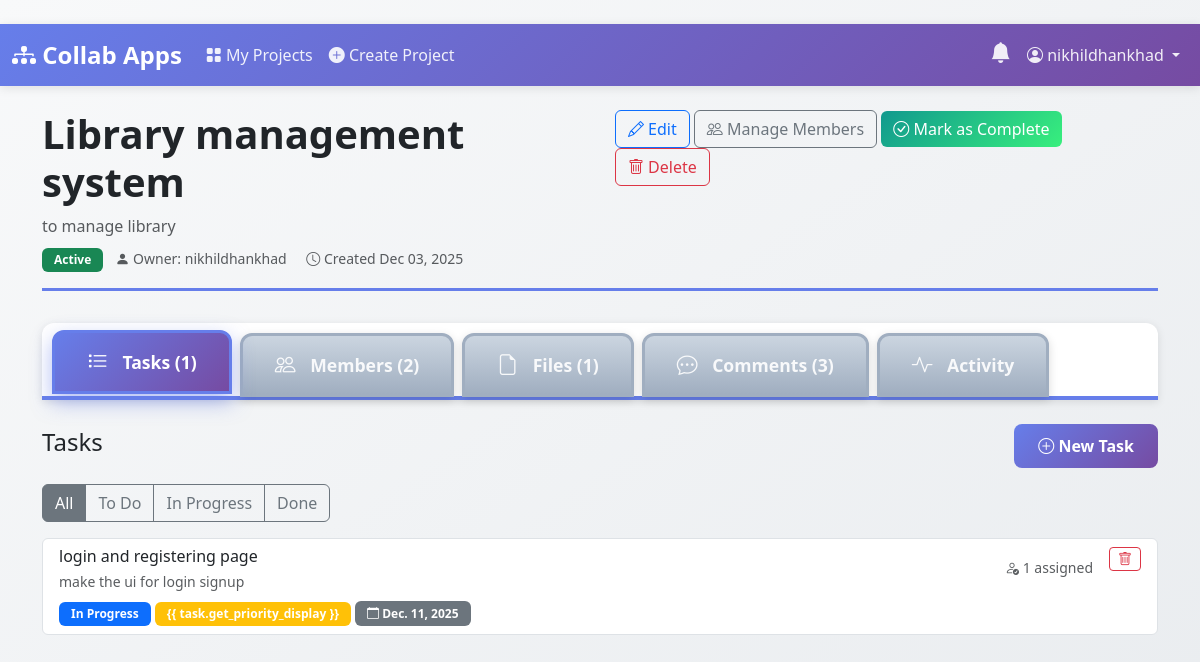
The app's page /projects/1/ (signed in) with its own data.
### projects/models.py (models this page shows, shortened)
class Project(models.Model):
    STATUS_CHOICES = [
        ('active', 'Active'),
        ('archived', 'Archived'),
        ('completed', 'Completed'),
    ]
    name = models.CharField(max_length=200)
    description = models.TextField()
    owner = models.ForeignKey(User, on_delete=models.CASCADE, related_name='owned_projects')
    status = models.CharField(max_length=20, choices=STATUS_CHOICES, default='active')
    created_at = models.DateTimeField(auto_now_add=True)
    updated_at = models.DateTimeField(auto_now=True)
    members = models.ManyToManyField(User, through='ProjectMembership', related_name='projects')
    class Meta:
        ordering = ['-created_at']
    @property
    def is_completed(self):
        return self.status == 'completed'

class Task(models.Model):
    STATUS_CHOICES = [
        ('todo', 'To Do'),
        ('in_progress', 'In Progress'),
        ('done', 'Done'),
    ]
    PRIORITY_CHOICES = [
        ('low', 'Low'),
        ('medium', 'Medium'),
        ('high', 'High'),
    ]
    project = models.ForeignKey(Project, on_delete=models.CASCADE, related_name='tasks')
    title = models.CharField(max_length=200)
    description = models.TextField(blank=True)
    status = models.CharField(max_length=20, choices=STATUS_CHOICES, default='todo')
    priority = models.CharField(max_length=20, choices=PRIORITY_CHOICES, default='medium')
    due_date = models.DateField(null=True, blank=True)
    assignees = models.ManyToManyField(User, related_name='assigned_tasks', blank=True)
    created_at = models.DateTimeField(auto_now_add=True)
    updated_at = models.DateTimeField(auto_now=True)
    created_by = models.ForeignKey(User, on_delete=models.SET_NULL, null=True, related_name='created_tasks')
    class Meta:
        ordering = ['-created_at']
    def get_status_badge_class(self):
        status_classes = {
            'todo': 'bg-secondary',
            'in_progress': 'bg-primary',
            'done': 'bg-success',
        }
        return status_classes.get(self.status, 'bg-secondary')
    def get_priority_badge_class(self):
        priority_classes = {
            'low': 'bg-info',
            'medium': 'bg-warning',
            'high': 'bg-danger',
        }
        return priority_classes.get(self.priority, 'bg-secondary')

### projects/views.py (the view)
# urls.py: path('<int:pk>/', views.ProjectDetailView.as_view(), name='project_detail'),
class ProjectDetailView(ProjectMemberRequiredMixin, DetailView):
    model = Project
    template_name = 'projects/project_detail.html'
    context_object_name = 'project'
    def get_context_data(self, **kwargs):
        context = super().get_context_data(**kwargs)
        project = self.object
        tasks = project.tasks.all()
        status_filter = self.request.GET.get('status')
        if status_filter:
            tasks = tasks.filter(status=status_filter)
        context['tasks'] = tasks
        context['members'] = project.memberships.select_related('user').all()
        context['files'] = project.files.select_related('uploaded_by').all()[:10]
        context['comments'] = project.comments.select_related('user').all()
        context['activities'] = project.activities.select_related('user').all()[:20]
        context['comment_form'] = CommentForm()
        context['file_form'] = FileUploadForm()
        context['is_owner'] = is_project_owner(self.request.user, project)
        context['can_edit'] = has_project_edit_access(self.request.user, project)
        return context

### projects/models.py (called while the page is built)
    def get_size_display(self):
        size_bytes = self.size
        for unit in ['B', 'KB', 'MB', 'GB']:
            if size_bytes < 1024.0:
                return f"{size_bytes:.1f} {unit}"
            size_bytes /= 1024.0
        return f"{size_bytes:.1f} TB"

### projects/permissions.py (called while the page is built)
def get_user_role(user, project):
    try:
        membership = ProjectMembership.objects.get(project=project, user=user)
        return membership.role
    except ProjectMembership.DoesNotExist:
        return None

def is_project_owner(user, project):
    return project.owner == user

def is_project_member(user, project):
    return ProjectMembership.objects.filter(project=project, user=user).exists()

def has_project_view_access(user, project):
    return is_project_member(user, project)

def has_project_edit_access(user, project):
    role = get_user_role(user, project)
    return role in ['owner', 'editor']

### templates/projects/project_detail.html (shortened to what this page needs)
﻿{% extends 'base.html' %}
{% block content %}
<div class="page-header">
    <div class="d-flex justify-content-between align-items-start">
        <div>
            <h1 class="display-6 fw-bold {% if project.is_completed %}text-muted{% endif %}">
                {{ project.name }}
            </h1>
            <p class="text-muted mb-0">{{ project.description }}</p>
            <div class="mt-2">
                <span
                    class="badge {% if project.status == 'active' %}bg-success{% elif project.status == 'completed' %}bg-info{% else %}bg-secondary{% endif %} me-2">
                    {{ project.get_status_display }}
                </span>
                <span class="text-muted small">
                    <i class="bi bi-person-fill"></i> Owner: {{ project.owner.username }}
                </span>
                <span class="text-muted small ms-3">
                    <i class="bi bi-clock"></i> Created {{ project.created_at|date:"M d, Y" }}
                </span>
            </div>
        </div>
        <div>
            {% if is_owner %}
            <a href="{% url 'project_update' project.pk %}" class="btn btn-outline-primary">
                <i class="bi bi-pencil"></i> Edit
            </a>
            <a href="{% url 'manage_members' project.pk %}" class="btn btn-outline-secondary">
                <i class="bi bi-people"></i> Manage Members
            </a>
            {% if not project.is_completed %}
            <form method="post" action="{% url 'mark_project_completed' project.pk %}" class="d-inline">
                <button type="submit" class="btn btn-success">
                    <i class="bi bi-check-circle"></i> Mark as Complete
                </button>
            </form>
            {% endif %}
            <form method="post" action="{% url 'project_delete' project.pk %}" class="d-inline"
                onsubmit="return confirm('⚠️ WARNING: This will permanently delete the project and ALL its tasks, files, and comments. This action cannot be undone. Are you absolutely sure?');">
                <button type="submit" class="btn btn-outline-danger">
                    <i class="bi bi-trash"></i> Delete
                </button>
            </form>
            {% endif %}
        </div>
    </div>
</div>
<ul class="nav nav-tabs mb-4" id="projectTabs" role="tablist">
    <li class="nav-item" role="presentation">
        <button class="nav-link active" id="tasks-tab" data-bs-toggle="tab" data-bs-target="#tasks" type="button">
            <i class="bi bi-list-task"></i> Tasks ({{ tasks.count }})
        </button>
    </li>
    <li class="nav-item" role="presentation">
        <button class="nav-link" id="members-tab" data-bs-toggle="tab" data-bs-target="#members" type="button">
            <i class="bi bi-people"></i> Members ({{ members.count }})
        </button>
    </li>
    <li class="nav-item" role="presentation">
        <button class="nav-link" id="files-tab" data-bs-toggle="tab" data-bs-target="#files" type="button">
            <i class="bi bi-file-earmark"></i> Files ({{ files.count }})
        </button>
    </li>
    <li class="nav-item" role="presentation">
        <button class="nav-link" id="comments-tab" data-bs-toggle="tab" data-bs-target="#comments" type="button">
            <i class="bi bi-chat-dots"></i> Comments ({{ comments.count }})
        </button>
    </li>
    <li class="nav-item" role="presentation">
        <button class="nav-link" id="activity-tab" data-bs-toggle="tab" data-bs-target="#activity" type="button">
            <i class="bi bi-activity"></i> Activity
        </button>
    </li>
</ul>
<div class="tab-content" id="projectTabsContent">
    <div class="tab-pane fade show active" id="tasks" role="tabpanel">
        <div class="d-flex justify-content-between align-items-center mb-3">
            <h4>Tasks</h4>
            {% if can_edit %}
            <a href="{% url 'task_create' project.pk %}" class="btn btn-primary">
                <i class="bi bi-plus-circle"></i> New Task
            </a>
            {% endif %}
        </div>
        <div class="btn-group mb-3" role="group">
            <a href="?status="
                class="btn btn-outline-secondary {% if not request.GET.status %}active{% endif %}">All</a>
            <a href="?status=todo"
                class="btn btn-outline-secondary {% if request.GET.status == 'todo' %}active{% endif %}">To Do</a>
            <a href="?status=in_progress"
                class="btn btn-outline-secondary {% if request.GET.status == 'in_progress' %}active{% endif %}">In
                Progress</a>
            <a href="?status=done"
                class="btn btn-outline-secondary {% if request.GET.status == 'done' %}active{% endif %}">Done</a>
        </div>
        {% if tasks %}
        <div class="list-group">
            {% for task in tasks %}
            <div class="list-group-item">
                <div class="d-flex w-100 justify-content-between align-items-start">
                    <a href="{% url 'task_detail' project.pk task.pk %}"
                        class="flex-grow-1 text-decoration-none text-dark">
                        <h6 class="mb-1">{{ task.title }}</h6>
                        <p class="mb-1 text-muted small">{{ task.description|truncatewords:15 }}</p>
                        <div class="mt-2">
                            <span class="badge {{ task.get_status_badge_class }}">{{ task.get_status_display }}</span>
                            <span class="badge {{ task.get_priority_badge_class }}">{{ task.get_priority_display
                                }}</span>
                            {% if task.due_date %}
                            <span class="badge bg-secondary"><i class="bi bi-calendar"></i> {{ task.due_date }}</span>
                            {% endif %}
                        </div>
                    </a>
                    <div class="d-flex align-items-center ms-3">
                        {% if task.assignees.count > 0 %}
                        <div class="small text-muted me-3">
                            <i class="bi bi-person-check"></i> {{ task.assignees.count }} assigned
                        </div>
                        {% endif %}
                        {% if task.created_by == user or is_owner %}
                        <form method="post" action="{% url 'task_delete' project.pk task.pk %}" class="d-inline"
                            onsubmit="return confirm('Are you sure you want to delete this task? This action cannot be undone.');">
                            <button type="submit" class="btn btn-sm btn-outline-danger" title="Delete task">
                                <i class="bi bi-trash"></i>
                            </button>
                        </form>
                        {% endif %}
                    </div>
                </div>
            </div>
            {% endfor %}
        </div>
        {% else %}
        <div class="text-center py-5 text-muted">
            <i class="bi bi-list-task" style="font-size: 3rem;"></i>
            <p>No tasks yet</p>
        </div>
        {% endif %}
    </div>
</div>
{% endblock %}

### templates/base.html (shortened to what this page needs)
﻿<!DOCTYPE html>
<html lang="en">
<head>
    <link href="https://cdn.jsdelivr.net/npm/bootstrap@5.3.0/dist/css/bootstrap.min.css" rel="stylesheet">
    <link rel="stylesheet" href="https://cdn.jsdelivr.net/npm/bootstrap-icons@1.11.0/font/bootstrap-icons.css">
</head>
<body>
    {% if user.is_authenticated %}
    <nav class="navbar navbar-expand-lg navbar-dark mb-4">
        <div class="container-fluid">
            <a class="navbar-brand" href="{% url 'dashboard' %}">
                <i class="bi bi-diagram-3-fill"></i> Collab Apps
            </a>
            <div class="collapse navbar-collapse" id="navbarNav">
                <ul class="navbar-nav me-auto">
                    <li class="nav-item">
                        <a class="nav-link" href="{% url 'dashboard' %}">
                            <i class="bi bi-grid-fill"></i> My Projects
                        </a>
                    </li>
                    <li class="nav-item">
                        <a class="nav-link" href="{% url 'project_create' %}">
                            <i class="bi bi-plus-circle-fill"></i> Create Project
                        </a>
                    </li>
                </ul>
                <ul class="navbar-nav">
                    <li class="nav-item dropdown">
                        <a class="nav-link notification-icon" href="#" id="notificationDropdown" role="button" data-bs-toggle="dropdown">
                            <i class="bi bi-bell-fill"></i>
                        </a>
                    </li>
                    <li class="nav-item dropdown">
                        <a class="nav-link dropdown-toggle" href="#" id="userDropdown" role="button" data-bs-toggle="dropdown">
                            <i class="bi bi-person-circle"></i> {{ user.username }}
                        </a>
                    </li>
                </ul>
            </div>
        </div>
    </nav>
    {% endif %}
    <div class="container">
        {% block content %}{% endblock %}
    </div>
</body>
</html>

### templates/base.html (style rules this page uses)
:root { --primary-gradient: linear-gradient(135deg, #667eea 0%, #764ba2 100%); --success-gradient: linear-gradient(135deg, #11998e 0%, #38ef7d 100%); }
body { min-height: 100vh; background: linear-gradient(to bottom right, #f8f9fa, #e9ecef); }
.navbar { background: var(--primary-gradient) !important; box-shadow: 0 2px 10px rgba(0,0,0,0.1); }
.navbar-brand { font-weight: 700; font-size: 1.5rem; color: white !important; }
.nav-link { color: rgba(255,255,255,0.9) !important; font-weight: 500; transition: all 0.3s; }
.notification-icon { position: relative; cursor: pointer; font-size: 1.3rem; }
.btn-primary { background: var(--primary-gradient); border: none; font-weight: 600; padding: 10px 24px; border-radius: 8px; transition: all 0.3s; }
.btn-success { background: var(--success-gradient); border: none; }
.badge { padding: 6px 12px; border-radius: 6px; font-weight: 600; }
.page-header { margin-bottom: 2rem; padding-bottom: 1rem; border-bottom: 3px solid #667eea; }
.nav-tabs { border-bottom: 4px solid #667eea; margin-bottom: 1.5rem; background: white; padding: 10px 10px 0 10px; border-radius: 12px 12px 0 0; box-shadow: 0 2px 8px rgba(0,0,0,0.1); }
.nav-tabs .nav-link { color: #1a202c; font-weight: 700; font-size: 1.1rem; padding: 16px 32px; border: 3px solid #a0aec0; border-radius: 12px 12px 0 0; margin-right: 8px; background: linear-gradient(to bottom, #cbd5e0, #a0aec0); transition: all 0.3s ease; box-shadow: 0 3px 10px rgba(0,0,0,0.15); }
.nav-tabs .nav-link.active { color: white !important; background: linear-gradient(135deg, #667eea 0%, #764ba2 100%); border-color: #667eea; font-weight: 800; box-shadow: 0 8px 20px rgba(102, 126, 234, 0.5); transform: translateY(-3px); }
.nav-tabs .nav-link i { margin-right: 10px; font-size: 1.3rem; }

### records on screen
Project: name "Library management system", description "to manage library", status "Active", owner.username "nikhildhankhad", created_at "Dec 03, 2025", count "1"
Task: title "login and registering page", description "make the ui for login signup", status "In Progress", due_date "Dec. 11, 2025", assignees.count "1"

### other values on screen
{{ user.username }} "nikhildhankhad"
{{ members.count }} "2"
{{ files.count }} "1"
{{ comments.count }} "3"
